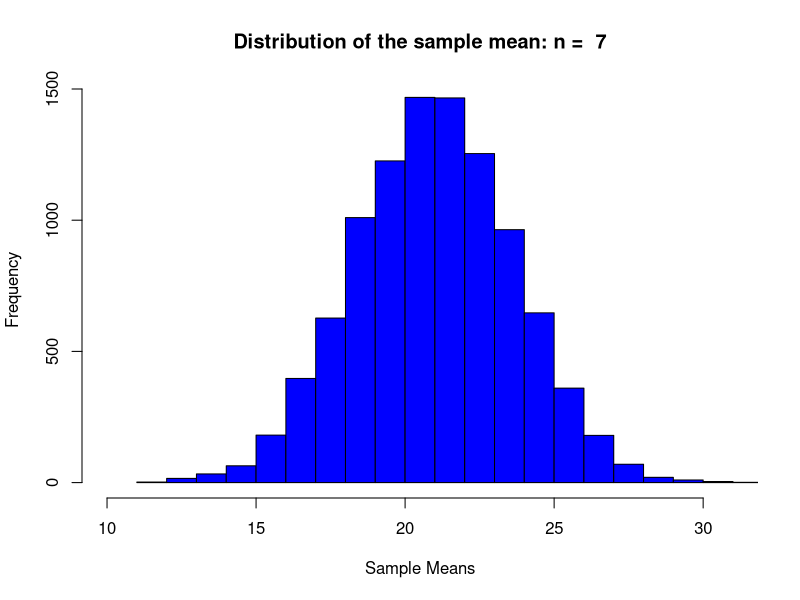

The R source for this figure:
## ---- chunk 1
knitr::opts_chunk$set(echo = TRUE)
## ---- chunk 2
n = 7 # sample size per sample
simulations = 10000 #number of samples and thus number of xbars we will generate.  
mu = 21; # mean parameter for use with normal distribuions
sigma = 7.08; # standard deviation parameter for use with normal distribuions
## ---- chunk 3
xbar_holder = numeric(simulations) # This will hold all the sample means.
## ---- chunk 4
for (i in 1:simulations)
{ 
  sample = rnorm(n,mean = mu, sd = sigma)
  xbar = mean(sample)
  xbar_holder[i] = xbar
}
## ---- chunk 5
hist(xbar_holder, col = "blue", main = paste("Distribution of the sample mean: n = ", n), xlab = "Sample Means", xlim = c(10,31))
## ---- chunk 6
summary(xbar_holder)
## ---- chunk 7
pvalue = length(which(xbar_holder>29.86))/simulations
pvalue
